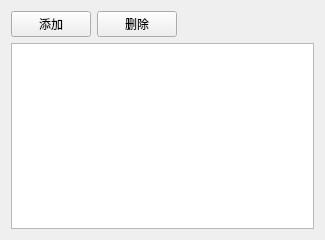
<?xml version="1.0" encoding="UTF-8"?>
<ui version="4.0">
 <class>mainWndClass</class>
 <widget class="QWidget" name="mainWndClass">
  <property name="geometry">
   <rect>
    <x>0</x>
    <y>0</y>
    <width>325</width>
    <height>240</height>
   </rect>
  </property>
  <property name="windowTitle">
   <string>mainWnd</string>
  </property>
  <layout class="QHBoxLayout" name="horizontalLayout_2">
   <item>
    <layout class="QVBoxLayout" name="verticalLayout">
     <item>
      <layout class="QHBoxLayout" name="horizontalLayout">
       <item>
        <widget class="QPushButton" name="btnAdd">
         <property name="text">
          <string>添加</string>
         </property>
        </widget>
       </item>
       <item>
        <widget class="QPushButton" name="btnRemove">
         <property name="text">
          <string>删除</string>
         </property>
        </widget>
       </item>
       <item>
        <spacer name="horizontalSpacer">
         <property name="orientation">
          <enum>Qt::Horizontal</enum>
         </property>
         <property name="sizeHint" stdset="0">
          <size>
           <width>40</width>
           <height>20</height>
          </size>
         </property>
        </spacer>
       </item>
      </layout>
     </item>
     <item>
      <widget class="QTableView" name="tableView">
       <property name="editTriggers">
        <set>QAbstractItemView::NoEditTriggers</set>
       </property>
       <property name="alternatingRowColors">
        <bool>true</bool>
       </property>
       <property name="selectionBehavior">
        <enum>QAbstractItemView::SelectRows</enum>
       </property>
      </widget>
     </item>
    </layout>
   </item>
  </layout>
 </widget>
 <layoutdefault spacing="6" margin="11"/>
 <resources>
  <include location="mainwnd.qrc"/>
 </resources>
 <connections/>
</ui>
